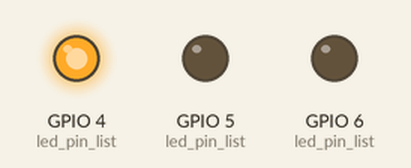
Simulated run of this sketch. Board: ESP32. On the bench: output pins drawn as LEDs (lit = HIGH).

Above: at 0.2 s.
At 0.7 s:
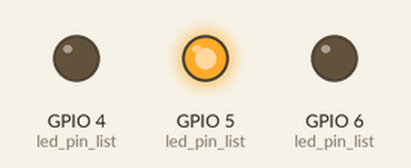
At 2.7 s:
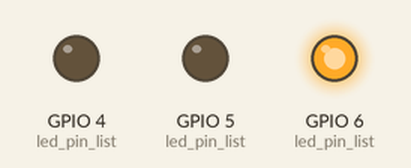
Timing chart, 0 to 3.5 s (numbered marks = the images above):
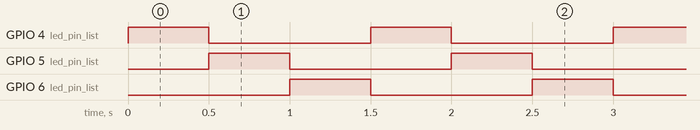

Measured:
- by itself, GPIO 4 (led_pin_list), GPIO 5 (led_pin_list), GPIO 6 (led_pin_list): alternates HIGH for 0.50 s and LOW for 1.0 s
- by itself, everything shown: repeats every 1.5 s, in 3 steps

The sketch:

esp32_ch02_led3.ino
```cpp
int led_r = 4;
int led_y = 5;
int led_g = 6;
int led_pin_list[] = {led_r, led_y, led_g};
int led_pin_length = sizeof(led_pin_list) / sizeof(led_pin_list[0]);

void led_init() {
  for(int i = 0; i < led_pin_length; i++) {
    pinMode(led_pin_list[i], OUTPUT);
  }
}

void led_on() {
  for(int i = 0; i < led_pin_length; i++) {
    digitalWrite(led_pin_list[i], HIGH);
    delay(500);
  }
}

void led_off() {
  for(int i = 0; i < led_pin_length; i++) {
    digitalWrite(led_pin_list[i], LOW);
    delay(500);
  }
}

int led_count = 0;

void led_run() {
  int led_idx = led_count % led_pin_length;
  led_count++;

  for(int i = 0; i < led_pin_length; i++) {
    digitalWrite(led_pin_list[i], LOW);
  }

  digitalWrite(led_pin_list[led_idx], HIGH);
  delay(500);
}

void setup() {
  led_init();
}

void loop() {
  //led_on();
  //led_off();

  led_run();
}
```
